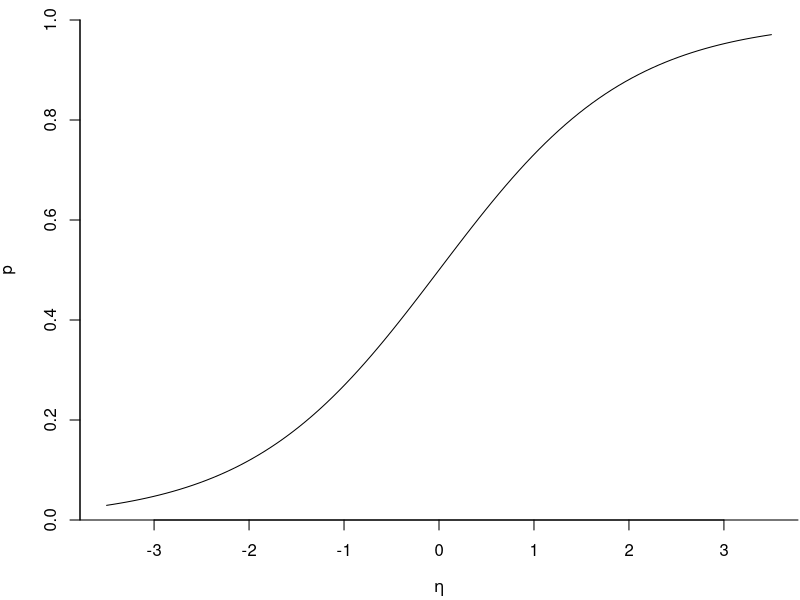

This figure's R source: (Note: this script raises an error after producing the figure.)
## ---- chunk 1
logit <- function(x){log(x/(1-x))}
expit <- function(x){1/(1+exp(-x))}
par(mar = c(4,4,1,0.1), bty = "l")
curve(expit, 
    ylim = c(0,1),
    yaxs="i",
    from = -3.5, 
    to = 3.5, 
    xlab = expression(eta), 
    ylab = expression(p))

## ---- chunk 2
knitr::include_graphics("figures/03-logistic-e1.png")
## ---- chunk 3
knitr::include_graphics("figures/03-logistic-e2.png")
## ---- chunk 4
knitr::include_graphics("figures/03-logistic-e3.png")
## ---- chunk 5
knitr::include_graphics("figures/03-logistic-e4.png")
## ---- chunk 6
par(mar = c(4,4,1,0.1), bty = "l")
curve(expit(-3.05+0.0749*x), 
    ylim = c(0,1),
    yaxs="i",
    from = 18, 
    to = 59, 
    xlab = "âge (en années)", 
    ylab = "p")

## ---- chunk 7
knitr::include_graphics("figures/03-logistic-e9.png")
## ---- chunk 8
knitr::include_graphics("figures/03-logistic-e5.png")
## ---- chunk 9
knitr::include_graphics("figures/03-logistic-e6.png")
## ---- chunk 10
knitr::include_graphics("figures/03-logistic-e7.png")
## ---- chunk 11
knitr::include_graphics("figures/03-logistic-e8.png")
## ---- chunk 12
knitr::include_graphics("figures/03-logistic-e12.png")
## ---- chunk 13
knitr::include_graphics("figures/03-logistic-e13.png")
## ---- chunk 14
knitr::include_graphics("figures/03-logistic-e14.png")
## ---- chunk 15
knitr::include_graphics("figures/03-logistic-e11.png")
